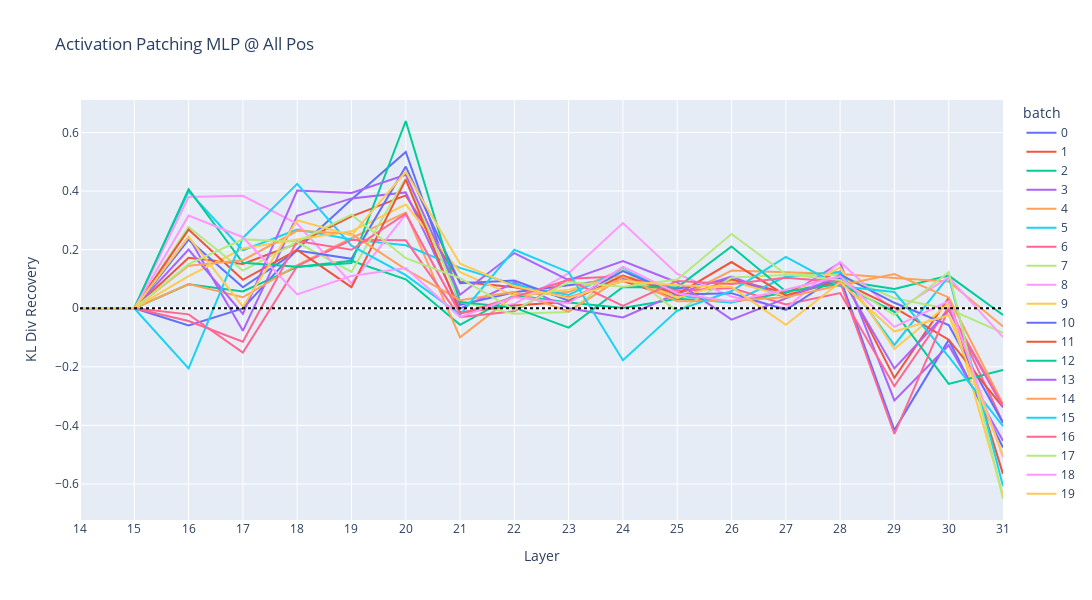

Write notebook code for a chart like this one.
### Code cell
fig = plot_act_patch_component_all_pos(
    kld_recovery[2],
    layers_to_patch,
    metric_name="KL Div Recovery",
    title="Activation Patching MLP @ All Pos",
)
fig.write_html("figs/patch-exp2-mlp-all-pos-kld.html")
fig.show()

### Figure 1 — Plotly figure (JSON) as saved in the notebook; plotly's stock layout.template omitted (floating-point values rounded to 4 significant figures)
{"data": [{"hovertemplate": "batch=0<br>Layer=%{x}<br>KL Div Recovery=%{y}<extra></extra>", "legendgroup": "0", "line": {"color": "#636efa", "dash": "solid"}, "marker": {"symbol": "circle"}, "mode": "lines", "name": "0", "orientation": "v", "showlegend": true, "type": "scatter", "x": [0, 1, 2, 3, 4, 5, 6, 7, 8, 9, 10, 11, 12, 13, 14, 15, 16, 17], "xaxis": "x", "y": [0, 0, -0.05862, -0.0003601, 0.2015, 0.3709, 0.5335, 0.01197, 0.05485, 0.07985, 0.1025, 0.06656, 0.09981, 0.03799, 0.103, -0.416, -0.108, -0.4756], "yaxis": "y"}, {"hovertemplate": "batch=1<br>Layer=%{x}<br>KL Div Recovery=%{y}<extra></extra>", "legendgroup": "1", "line": {"color": "#EF553B", "dash": "solid"}, "marker": {"symbol": "circle"}, "mode": "lines", "name": "1", "orientation": "v", "showlegend": true, "type": "scatter", "x": [0, 1, 2, 3, 4, 5, 6, 7, 8, 9, 10, 11, 12, 13, 14, 15, 16, 17], "xaxis": "x", "y": [0, 0, 0.172, 0.1514, 0.2209, 0.3135, 0.3851, 0.09006, 0.07139, 0.0368, 0.09278, 0.03227, 0.09797, 0.05327, 0.1251, -0.2377, 0.03529, -0.5653], "yaxis": "y"}, {"hovertemplate": "batch=2<br>Layer=%{x}<br>KL Div Recovery=%{y}<extra></extra>", "legendgroup": "2", "line": {"color": "#00cc96", "dash": "solid"}, "marker": {"symbol": "circle"}, "mode": "lines", "name": "2", "orientation": "v", "showlegend": true, "type": "scatter", "x": [0, 1, 2, 3, 4, 5, 6, 7, 8, 9, 10, 11, 12, 13, 14, 15, 16, 17], "xaxis": "x", "y": [0, 0, 0.08193, 0.05718, 0.1409, 0.1618, 0.09885, -0.05685, 0.04452, 0.01989, 0.0006936, 0.03217, 0.02043, 0.05372, 0.09498, 0.06586, 0.1112, -0.02318], "yaxis": "y"}, {"hovertemplate": "batch=3<br>Layer=%{x}<br>KL Div Recovery=%{y}<extra></extra>", "legendgroup": "3", "line": {"color": "#ab63fa", "dash": "solid"}, "marker": {"symbol": "circle"}, "mode": "lines", "name": "3", "orientation": "v", "showlegend": true, "type": "scatter", "x": [0, 1, 2, 3, 4, 5, 6, 7, 8, 9, 10, 11, 12, 13, 14, 15, 16, 17], "xaxis": "x", "y": [0, 0, 0.2432, -0.07717, 0.3156, 0.3748, 0.3953, -0.001073, 0.08717, -0.0001439, -0.03168, 0.05018, 0.1081, 0.03863, 0.1555, -0.3147, -0.1264, -0.4523], "yaxis": "y"}, {"hovertemplate": "batch=4<br>Layer=%{x}<br>KL Div Recovery=%{y}<extra></extra>", "legendgroup": "4", "line": {"color": "#FFA15A", "dash": "solid"}, "marker": {"symbol": "circle"}, "mode": "lines", "name": "4", "orientation": "v", "showlegend": true, "type": "scatter", "x": [0, 1, 2, 3, 4, 5, 6, 7, 8, 9, 10, 11, 12, 13, 14, 15, 16, 17], "xaxis": "x", "y": [0, 0, 0.08259, 0.03752, 0.1472, 0.2395, 0.3261, -0.09952, 0.04408, 0.055, 0.1328, 0.03388, 0.1287, 0.1217, 0.1171, 0.1034, 0.09143, -0.06247], "yaxis": "y"}, {"hovertemplate": "batch=5<br>Layer=%{x}<br>KL Div Recovery=%{y}<extra></extra>", "legendgroup": "5", "line": {"color": "#19d3f3", "dash": "solid"}, "marker": {"symbol": "circle"}, "mode": "lines", "name": "5", "orientation": "v", "showlegend": true, "type": "scatter", "x": [0, 1, 2, 3, 4, 5, 6, 7, 8, 9, 10, 11, 12, 13, 14, 15, 16, 17], "xaxis": "x", "y": [0, 0, 0.399, 0.1978, 0.2689, 0.2349, 0.2151, 0.1379, 0.08122, 0.04556, 0.1333, 0.0445, 0.01868, 0.1081, 0.1242, -0.1255, 0.1089, -0.6064], "yaxis": "y"}, {"hovertemplate": "batch=6<br>Layer=%{x}<br>KL Div Recovery=%{y}<extra></extra>", "legendgroup": "6", "line": {"color": "#FF6692", "dash": "solid"}, "marker": {"symbol": "circle"}, "mode": "lines", "name": "6", "orientation": "v", "showlegend": true, "type": "scatter", "x": [0, 1, 2, 3, 4, 5, 6, 7, 8, 9, 10, 11, 12, 13, 14, 15, 16, 17], "xaxis": "x", "y": [0, 0, -0.02099, -0.1514, 0.1435, 0.2335, 0.2318, -0.03016, -0.01064, 0.1003, 0.1094, 0.05945, 0.06911, 0.01265, 0.05182, -0.2661, 0.003189, -0.3905], "yaxis": "y"}, {"hovertemplate": "batch=7<br>Layer=%{x}<br>KL Div Recovery=%{y}<extra></extra>", "legendgroup": "7", "line": {"color": "#B6E880", "dash": "solid"}, "marker": {"symbol": "circle"}, "mode": "lines", "name": "7", "orientation": "v", "showlegend": true, "type": "scatter", "x": [0, 1, 2, 3, 4, 5, 6, 7, 8, 9, 10, 11, 12, 13, 14, 15, 16, 17], "xaxis": "x", "y": [0, 0, 0.277, 0.1287, 0.2252, 0.1242, 0.4434, 0.02136, -0.01914, -0.01271, 0.132, -0.01139, 0.1048, 0.1136, 0.1135, 0.03418, -0.00257, -0.08396], "yaxis": "y"}, {"hovertemplate": "batch=8<br>Layer=%{x}<br>KL Div Recovery=%{y}<extra></extra>", "legendgroup": "8", "line": {"color": "#FF97FF", "dash": "solid"}, "marker": {"symbol": "circle"}, "mode": "lines", "name": "8", "orientation": "v", "showlegend": true, "type": "scatter", "x": [0, 1, 2, 3, 4, 5, 6, 7, 8, 9, 10, 11, 12, 13, 14, 15, 16, 17], "xaxis": "x", "y": [0, 0, 0.3796, 0.3837, 0.2884, 0.08457, 0.3206, -0.01566, 0.01446, 0.1192, 0.2909, 0.1173, 0.03978, -0.0006872, 0.1581, -0.0129, 0.1058, -0.09861], "yaxis": "y"}, {"hovertemplate": "batch=9<br>Layer=%{x}<br>KL Div Recovery=%{y}<extra></extra>", "legendgroup": "9", "line": {"color": "#FECB52", "dash": "solid"}, "marker": {"symbol": "circle"}, "mode": "lines", "name": "9", "orientation": "v", "showlegend": true, "type": "scatter", "x": [0, 1, 2, 3, 4, 5, 6, 7, 8, 9, 10, 11, 12, 13, 14, 15, 16, 17], "xaxis": "x", "y": [0, 0, 0.1095, 0.2038, 0.2349, 0.2627, 0.354, 0.1234, 0.04238, 0.06355, 0.111, 0.0352, 0.0908, 0.04095, 0.1394, -0.1396, 0.01627, -0.6373], "yaxis": "y"}, {"hovertemplate": "batch=10<br>Layer=%{x}<br>KL Div Recovery=%{y}<extra></extra>", "legendgroup": "10", "line": {"color": "#636efa", "dash": "solid"}, "marker": {"symbol": "circle"}, "mode": "lines", "name": "10", "orientation": "v", "showlegend": true, "type": "scatter", "x": [0, 1, 2, 3, 4, 5, 6, 7, 8, 9, 10, 11, 12, 13, 14, 15, 16, 17], "xaxis": "x", "y": [0, 0, 0.2339, 0.07134, 0.1967, 0.1688, 0.4836, 0.08555, 0.09425, 0.02548, 0.1264, 0.04711, 0.05146, -0.005954, 0.1146, 0.01865, -0.05726, -0.3915], "yaxis": "y"}, {"hovertemplate": "batch=11<br>Layer=%{x}<br>KL Div Recovery=%{y}<extra></extra>", "legendgroup": "11", "line": {"color": "#EF553B", "dash": "solid"}, "marker": {"symbol": "circle"}, "mode": "lines", "name": "11", "orientation": "v", "showlegend": true, "type": "scatter", "x": [0, 1, 2, 3, 4, 5, 6, 7, 8, 9, 10, 11, 12, 13, 14, 15, 16, 17], "xaxis": "x", "y": [0, 0, 0.2683, 0.09697, 0.1994, 0.07191, 0.439, -0.01487, 0.009457, 0.02191, 0.1111, 0.04822, 0.1577, 0.04362, 0.09281, 0.001974, -0.1073, -0.338], "yaxis": "y"}, {"hovertemplate": "batch=12<br>Layer=%{x}<br>KL Div Recovery=%{y}<extra></extra>", "legendgroup": "12", "line": {"color": "#00cc96", "dash": "solid"}, "marker": {"symbol": "circle"}, "mode": "lines", "name": "12", "orientation": "v", "showlegend": true, "type": "scatter", "x": [0, 1, 2, 3, 4, 5, 6, 7, 8, 9, 10, 11, 12, 13, 14, 15, 16, 17], "xaxis": "x", "y": [0, 0, 0.4064, 0.1549, 0.142, 0.154, 0.6391, 0.02095, 0.002059, -0.06623, 0.07269, 0.07108, 0.2107, 0.05721, 0.08228, -0.01205, -0.2582, -0.2105], "yaxis": "y"}, {"hovertemplate": "batch=13<br>Layer=%{x}<br>KL Div Recovery=%{y}<extra></extra>", "legendgroup": "13", "line": {"color": "#ab63fa", "dash": "solid"}, "marker": {"symbol": "circle"}, "mode": "lines", "name": "13", "orientation": "v", "showlegend": true, "type": "scatter", "x": [0, 1, 2, 3, 4, 5, 6, 7, 8, 9, 10, 11, 12, 13, 14, 15, 16, 17], "xaxis": "x", "y": [0, 0, 0.2001, -0.01943, 0.4016, 0.3936, 0.4559, 0.0459, 0.1884, 0.09613, 0.1608, 0.08794, -0.03908, 0.03388, 0.1114, -0.2054, -0.006765, -0.3372], "yaxis": "y"}, {"hovertemplate": "batch=14<br>Layer=%{x}<br>KL Div Recovery=%{y}<extra></extra>", "legendgroup": "14", "line": {"color": "#FFA15A", "dash": "solid"}, "marker": {"symbol": "circle"}, "mode": "lines", "name": "14", "orientation": "v", "showlegend": true, "type": "scatter", "x": [0, 1, 2, 3, 4, 5, 6, 7, 8, 9, 10, 11, 12, 13, 14, 15, 16, 17], "xaxis": "x", "y": [0, 0, 0.1453, 0.1639, 0.2645, 0.2546, 0.1327, 0.0274, 0.05578, -0.01172, 0.1068, 0.02371, 0.02545, 0.03749, 0.07832, 0.1169, 0.03693, -0.3276], "yaxis": "y"}, {"hovertemplate": "batch=15<br>Layer=%{x}<br>KL Div Recovery=%{y}<extra></extra>", "legendgroup": "15", "line": {"color": "#19d3f3", "dash": "solid"}, "marker": {"symbol": "circle"}, "mode": "lines", "name": "15", "orientation": "v", "showlegend": true, "type": "scatter", "x": [0, 1, 2, 3, 4, 5, 6, 7, 8, 9, 10, 11, 12, 13, 14, 15, 16, 17], "xaxis": "x", "y": [0, 0, -0.2056, 0.24, 0.4246, 0.2137, 0.113, -0.02153, 0.1996, 0.1231, -0.1775, -0.008039, 0.05876, 0.175, 0.07536, 0.05538, -0.165, -0.4025], "yaxis": "y"}, {"hovertemplate": "batch=16<br>Layer=%{x}<br>KL Div Recovery=%{y}<extra></extra>", "legendgroup": "16", "line": {"color": "#FF6692", "dash": "solid"}, "marker": {"symbol": "circle"}, "mode": "lines", "name": "16", "orientation": "v", "showlegend": true, "type": "scatter", "x": [0, 1, 2, 3, 4, 5, 6, 7, 8, 9, 10, 11, 12, 13, 14, 15, 16, 17], "xaxis": "x", "y": [0, 0, -0.04342, -0.1141, 0.2292, 0.1997, 0.3227, -0.01926, 0.03854, 0.09716, 0.007732, 0.09332, 0.0826, 0.1039, 0.08994, -0.4288, -0.001412, -0.3326], "yaxis": "y"}, {"hovertemplate": "batch=17<br>Layer=%{x}<br>KL Div Recovery=%{y}<extra></extra>", "legendgroup": "17", "line": {"color": "#B6E880", "dash": "solid"}, "marker": {"symbol": "circle"}, "mode": "lines", "name": "17", "orientation": "v", "showlegend": true, "type": "scatter", "x": [0, 1, 2, 3, 4, 5, 6, 7, 8, 9, 10, 11, 12, 13, 14, 15, 16, 17], "xaxis": "x", "y": [0, 0, 0.1506, 0.235, 0.2271, 0.3196, 0.171, 0.1028, -0.00562, 0.08929, 0.07374, 0.0981, 0.2537, 0.1157, 0.09661, -0.0233, 0.1239, -0.6512], "yaxis": "y"}, {"hovertemplate": "batch=18<br>Layer=%{x}<br>KL Div Recovery=%{y}<extra></extra>", "legendgroup": "18", "line": {"color": "#FF97FF", "dash": "solid"}, "marker": {"symbol": "circle"}, "mode": "lines", "name": "18", "orientation": "v", "showlegend": true, "type": "scatter", "x": [0, 1, 2, 3, 4, 5, 6, 7, 8, 9, 10, 11, 12, 13, 14, 15, 16, 17], "xaxis": "x", "y": [0, 0, 0.3161, 0.2424, 0.04711, 0.1104, 0.1375, -0.02998, 0.03777, 0.01692, 0.1418, 0.05033, 0.02303, 0.06283, 0.1094, -0.06363, 0.02433, -0.5085], "yaxis": "y"}, {"hovertemplate": "batch=19<br>Layer=%{x}<br>KL Div Recovery=%{y}<extra></extra>", "legendgroup": "19", "line": {"color": "#FECB52", "dash": "solid"}, "marker": {"symbol": "circle"}, "mode": "lines", "name": "19", "orientation": "v", "showlegend": true, "type": "scatter", "x": [0, 1, 2, 3, 4, 5, 6, 7, 8, 9, 10, 11, 12, 13, 14, 15, 16, 17], "xaxis": "x", "y": [0, 0, 0.2437, 0.005925, 0.3004, 0.2486, 0.4656, 0.1522, 0.0747, 0.03504, 0.09269, 0.07843, 0.07213, -0.05633, 0.0889, -0.07963, -0.02372, -0.5021], "yaxis": "y"}], "layout": {"height": 600, "legend": {"title": {"text": "batch"}, "tracegroupgap": 0}, "shapes": [{"line": {"color": "black", "dash": "dot"}, "type": "line", "x0": 0, "x1": 1, "xref": "x domain", "y0": 0, "y1": 0, "yref": "y"}], "title": {"text": "Activation Patching MLP @ All Pos"}, "width": 1500, "xaxis": {"anchor": "y", "domain": [0, 1], "tickmode": "array", "ticktext": [14, 15, 16, 17, 18, 19, 20, 21, 22, 23, 24, 25, 26, 27, 28, 29, 30, 31], "tickvals": [0, 1, 2, 3, 4, 5, 6, 7, 8, 9, 10, 11, 12, 13, 14, 15, 16, 17], "title": {"text": "Layer"}}, "yaxis": {"anchor": "x", "domain": [0, 1], "title": {"text": "KL Div Recovery"}}}}
